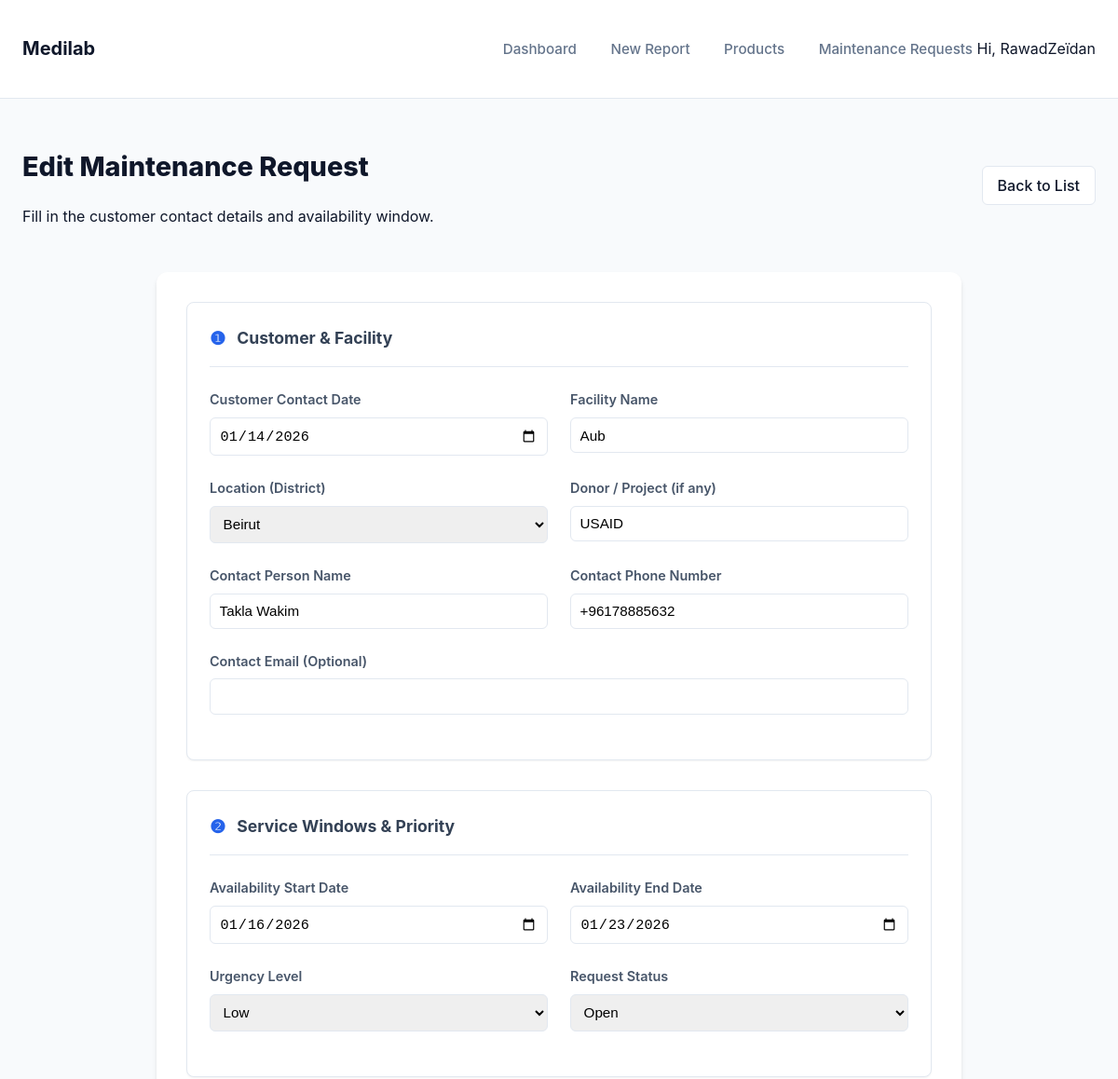
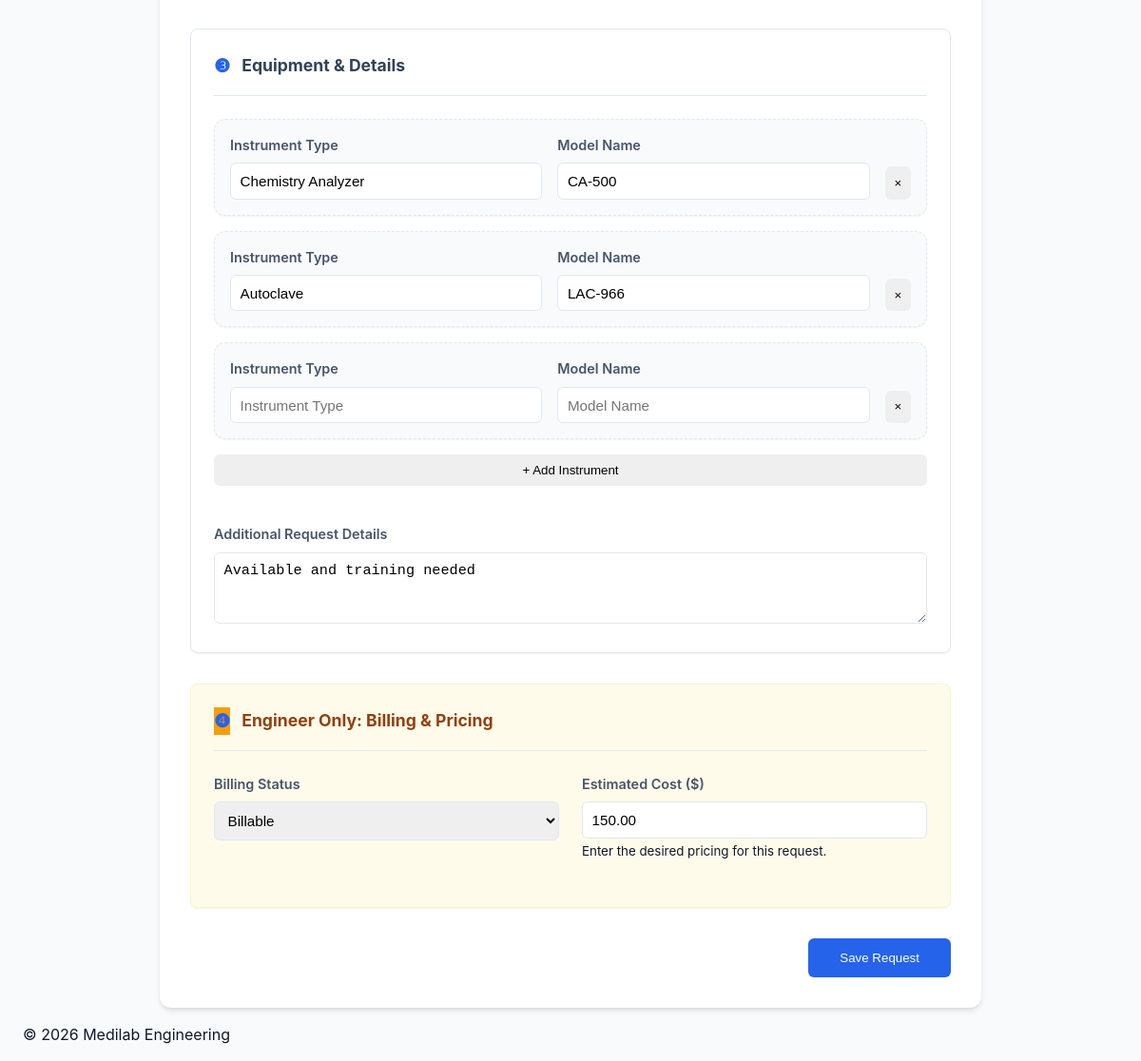
Screenshot of /requests/3/edit/ (signed in) with the database file from the repository (2 pictures, top to bottom).
### core/models.py (models this page shows, shortened)
class MaintenanceRequest(models.Model):
    URGENCY_CHOICES = [
        ('Low', 'Low'),
        ('Medium', 'Medium'),
        ('High', 'High'),
        ('Emergency', 'Emergency'),
    ]
    REQUEST_STATUS_CHOICES = [
        ('Open', 'Open'),
        ('Scheduled', 'Scheduled'),
        ('In Progress', 'In Progress'),
        ('Completed', 'Completed'),
        ('Cancelled', 'Cancelled'),
    ]
    LEBANON_LOCATIONS = [
        ('Beirut', (
            ('Beirut', 'Beirut'),
        )),
        ('Mount Lebanon', (
            ('Baabda', 'Baabda'),
            ('Matn', 'Matn'),
            ('Chouf', 'Chouf'),
            ('Aley', 'Aley'),
            ('Keserwan', 'Keserwan'),
            ('Jbeil', 'Jbeil'),
        )),
        ('North Lebanon', (
            ('Tripoli', 'Tripoli'),
            ('Zgharta', 'Zgharta'),
            ('Bsharri', 'Bsharri'),
            ('Batroun', 'Batroun'),
            ('Koura', 'Koura'),
            ('Minieh-Danniyeh', 'Minieh-Danniyeh'),
        )),
        ('Akkar', (
            ('Akkar', 'Akkar'),
        )),
        ('Beqaa', (
            ('Zahle', 'Zahle'),
            ('Rashaya', 'Rashaya'),
            ('West Beqaa', 'West Beqaa'),
        )),
        ('Baalbek-Hermel', (
            ('Baalbek', 'Baalbek'),
            ('Hermel', 'Hermel'),
        )),
        ('South Lebanon', (
            ('Sidon', 'Sidon'),
            ('Jezzine', 'Jezzine'),
            ('Tyre', 'Tyre'),
        )),
        ('Nabatieh', (
            ('Nabatieh', 'Nabatieh'),
            ('Marjeyoun', 'Marjeyoun'),
            ('Hasbaya', 'Hasbaya'),
            ('Bint Jbeil', 'Bint Jbeil'),
        )),
    ]
    BILLING_STATUS_CHOICES = [
        ('Warranty', 'Under Warranty'),
        ('Billable', 'Billable'),
        ('Contract', 'Under Contract'),
        ('FOC', 'Free of Charge'),
    ]
    customer_contact_date = models.DateField(default=timezone.now)
    availability_start = models.DateField(blank=True, null=True, help_text="Start of window user is available")
    availability_end = models.DateField(blank=True, null=True, help_text="End of window user is available")
    urgency = models.CharField(max_length=20, choices=URGENCY_CHOICES, default='Medium')
    contact_name = models.CharField(max_length=255, blank=True, null=True)
    contact_number = models.CharField(max_length=50, blank=True, null=True)
    contact_email = models.EmailField(max_length=255, blank=True, null=True, help_text="Optional contact email")
    facility_name = models.CharField(max_length=255, blank=True, null=True)
    location = models.CharField(max_length=100, choices=LEBANON_LOCATIONS, blank=True, null=True)
    donor = models.CharField(max_length=255, blank=True, null=True)
    equipment_list = models.TextField(blank=True, null=True, help_text="Legacy list of names for equipment")
    request_details = models.TextField(blank=True, null=True, help_text="Additional relevant details")
    billing_status = models.CharField(max_length=20, choices=BILLING_STATUS_CHOICES, default='Billable')
    estimated_cost = models.DecimalField(max_digits=12, decimal_places=2, null=True, blank=True, help_text="Engineer's estimated pricing")
    status = models.CharField(max_length=20, choices=REQUEST_STATUS_CHOICES, default='Open')
    created_by = models.ForeignKey(User, on_delete=models.SET_NULL, null=True, blank=True)
    created_at = models.DateTimeField(auto_now_add=True)
    updated_at = models.DateTimeField(auto_now=True)

### core/views.py (the view, shortened to what this page needs)
# urls.py: path('requests/<int:pk>/edit/', MaintenanceRequestUpdateView.as_view(), name='request_update'),
class MaintenanceRequestUpdateView(LoginRequiredMixin, UserPassesTestMixin, UpdateView):
    model = MaintenanceRequest
    form_class = MaintenanceRequestForm
    template_name = 'core/request_form.html'
    success_url = reverse_lazy('request_list')
    def test_func(self):
        obj = self.get_object()
        return self.request.user.is_staff or obj.created_by == self.request.user
    def get_form_kwargs(self):
        kwargs = super().get_form_kwargs()
        kwargs['user'] = self.request.user
        return kwargs
    def get_context_data(self, **kwargs):
        data = super().get_context_data(**kwargs)
        if self.request.POST:
            data['equipment_formset'] = MaintenanceRequestEquipmentFormSet(self.request.POST, instance=self.object)
        else:
            data['equipment_formset'] = MaintenanceRequestEquipmentFormSet(instance=self.object)
        return data

### core/forms.py
class MaintenanceRequestForm(forms.ModelForm):
    def __init__(self, *args, **kwargs):
        user = kwargs.pop('user', None)
        super().__init__(*args, **kwargs)
        if user and not user.is_staff:
            restricted_fields = ['status', 'billing_status', 'estimated_cost']
            for field in restricted_fields:
                if field in self.fields:
                    del self.fields[field]
    class Meta:
        model = MaintenanceRequest
        fields = [
            'customer_contact_date', 'availability_start', 'availability_end', 'urgency',
            'contact_name', 'contact_number', 'contact_email', 'facility_name', 'location', 'donor',
            'request_details', 'status', 'billing_status', 'estimated_cost'
        ]
        widgets = {
            'customer_contact_date': forms.DateInput(attrs={'type': 'date'}),
            'availability_start': forms.DateInput(attrs={'type': 'date'}),
            'availability_end': forms.DateInput(attrs={'type': 'date'}),
            'request_details': forms.Textarea(attrs={'rows': 3}),
        }

### templates/core/request_form.html (shortened to what this page needs)
{% extends 'base.html' %}
{% block content %}
<div class="page-header-actions">
    <div>
        <h1 class="page-title">
            {% if form.instance.pk %}Edit Maintenance Request{% else %}Register New Request{% endif %}
        </h1>
        <p class="text-muted">Fill in the customer contact details and availability window.</p>
    </div>
    <a href="{% url 'request_list' %}" class="btn btn-secondary">Back to List</a>
</div>
<div class="form-container">
    <form method="post" novalidate>
        <div class="form-section">
            <div class="section-header">
                <span class="section-icon">❶</span>
                <span>Customer & Facility</span>
            </div>
            <div class="form-row">
                <div class="form-group">
                    <label class="form-label">Customer Contact Date</label>
                    {{ form.customer_contact_date }}
                </div>
                <div class="form-group">
                    <label class="form-label">Facility Name</label>
                    {{ form.facility_name }}
                </div>
            </div>
            <div class="form-row">
                <div class="form-group">
                    <label class="form-label">Location (District)</label>
                    {{ form.location }}
                </div>
                <div class="form-group">
                    <label class="form-label">Donor / Project (if any)</label>
                    {{ form.donor }}
                </div>
            </div>
            <div class="form-row">
                <div class="form-group">
                    <label class="form-label">Contact Person Name</label>
                    {{ form.contact_name }}
                </div>
                <div class="form-group">
                    <label class="form-label">Contact Phone Number</label>
                    {{ form.contact_number }}
                </div>
            </div>
            <div class="form-row">
                <div class="form-group" style="grid-column: span 2;">
                    <label class="form-label">Contact Email (Optional)</label>
                    {{ form.contact_email }}
                </div>
            </div>
        </div>
        <div class="form-section">
            <div class="section-header">
                <span class="section-icon">❷</span>
                <span>Service Windows & Priority</span>
            </div>
            <div class="form-row">
                <div class="form-group">
                    <label class="form-label">Availability Start Date</label>
                    {{ form.availability_start }}
                </div>
                <div class="form-group">
                    <label class="form-label">Availability End Date</label>
                    {{ form.availability_end }}
                </div>
            </div>
            <div class="form-row">
                <div class="form-group" {% if not user.is_staff %}style="grid-column: span 2;"{% endif %}>
                    <label class="form-label">Urgency Level</label>
                    {{ form.urgency }}
                </div>
                {% if user.is_staff %}
                <div class="form-group">
                    <label class="form-label">Request Status</label>
                    {{ form.status }}
                </div>
                {% endif %}
            </div>
        </div>
        <div class="form-section">
            <div class="section-header">
                <span class="section-icon">❸</span>
                <span>Equipment & Details</span>
            </div>
            <div id="equipment-list-container">
                {% for eq_form in equipment_formset %}
                <div class="equipment-request-card card" style="background: #f8fafc; margin-bottom: 1rem; padding: 1rem; border-style: dashed;" data-index="{{ forloop.counter0 }}">
                    <div style="display: grid; grid-template-columns: 1fr 1fr auto; gap: 1rem; align-items: end;">
                        <div class="form-group">
                            <label class="form-label">Instrument Type</label>
                            {{ eq_form.equipment_type }}
                        </div>
                        <div class="form-group">
                            <label class="form-label">Model Name</label>
                            {{ eq_form.model_name }}
                        </div>
                        <div class="form-group">
                            {% if equipment_formset.can_delete %}
                                <button type="button" class="btn btn-outline-danger remove-eq-btn" style="padding: 0.55rem;">&times;</button>
                            {% endif %}
                        </div>
                    </div>
                </div>
                {% endfor %}
            </div>
            <button type="button" id="add-instrument-btn" class="btn btn-outline-primary" style="width: 100%; border-style: dashed; margin-bottom: 1.5rem;">
                + Add Instrument
            </button>
            <div class="form-group" style="margin-top: 1rem;">
                <label class="form-label">Additional Request Details</label>
                {{ form.request_details }}
            </div>
        </div>
        {% if user.is_staff %}
        <div class="form-section" style="background: #fffbeb; border: 1px solid #fef3c7;">
            <div class="section-header">
                <span class="section-icon" style="background: #f59e0b;">❹</span>
                <span style="color: #92400e;">Engineer Only: Billing & Pricing</span>
            </div>
            <div class="form-row">
                <div class="form-group">
                    <label class="form-label">Billing Status</label>
                    {{ form.billing_status }}
                </div>
                <div class="form-group">
                    <label class="form-label">Estimated Cost ($)</label>
                    {{ form.estimated_cost }}
                    <small class="text-muted">Enter the desired pricing for this request.</small>
                </div>
            </div>
        </div>
        {% endif %}
        <div class="form-actions" style="margin-top: 2rem; display: flex; gap: 1rem; justify-content: flex-end;">
            <button type="submit" class="btn btn-primary" style="padding: 0.75rem 2rem;">Save Request</button>
        </div>
    </form>
</div>
{% endblock %}

### templates/base.html (shortened to what this page needs)
{% load static %}
<!DOCTYPE html>
<html lang="en">
<head>
    <link rel="stylesheet" href="{% static 'css/styles.css' %}">
</head>
<body>
    <header class="app-header">
        <div class="container">
            <h1 class="logo"><a href="{% url 'dashboard' %}">Medilab</a></h1>
            <nav class="main-nav">
                <a href="{% url 'dashboard' %}" class="nav-link">Dashboard</a>
                <a href="{% url 'report_create' %}" class="nav-link">New Report</a>
                <a href="{% url 'product_list' %}" class="nav-link">Products</a>
                <a href="{% url 'request_list' %}" class="nav-link">Maintenance Requests</a>
                {% if user.is_authenticated %}
                    <span class="user-greeting">Hi, {{ user.username }}</span>
                {% endif %}
            </nav>
        </div>
    </header>
    <main class="container">
        {% block content %}
        {% endblock %}
    </main>
    <footer class="app-footer">
        <div class="container">
            <p>&copy; 2026 Medilab Engineering</p>
        </div>
    </footer>
</body>
</html>

### static/css/styles.css (style rules this page uses)
:root { --primary-color: #2563eb; --primary-dark: #1d4ed8; --primary-soft: #eff6ff; --secondary-color: #475569; --text-color: #0f172a; --text-muted: #64748b; --card-bg: #ffffff; --border-color: #e2e8f0; --success-color: #10b981; --success-soft: #ecfdf5; --warning-color: #f59e0b; --warning-soft: #fffbeb; --danger-color: #ef4444; --danger-soft: #fef2f2; --info-color: #06b6d4; --info-soft: #ecfeff; --background-color: #f8fafc; --font-family: 'Inter', system-ui, -apple-system, sans-serif; --shadow-sm: 0 1px 2px 0 rgb(0 0 0 / 0.05); --shadow-md: 0 4px 6px -1px rgb(0 0 0 / 0.1), 0 2px 4px -2px rgb(0 0 0 / 0.1); }
body { font-family: var(--font-family); background-color: var(--background-color); color: var(--text-color); margin: 0; line-height: 1.5; }
.container { max-width: 1200px; margin: 0 auto; padding: 0 1.5rem; }
.app-header { background-color: var(--card-bg); border-bottom: 1px solid var(--border-color); padding: 1rem 0; margin-bottom: 2rem; }
.app-header .container { display: flex; justify-content: space-between; align-items: center; }
.logo a { text-decoration: none; color: var(--text-color); font-size: 1.25rem; font-weight: 700; display: flex; align-items: center; gap: 0.5rem; }
.main-nav .nav-link { margin-left: 2rem; text-decoration: none; color: var(--text-muted); font-weight: 500; font-size: 0.95rem; transition: color 0.15s; }
.card { background: var(--card-bg); border: 1px solid var(--border-color); border-radius: 12px; padding: 1.5rem; box-shadow: var(--shadow-sm); }
.btn { display: inline-flex; align-items: center; justify-content: center; padding: 0.5rem 1rem; border-radius: 6px; font-weight: 500; text-decoration: none; cursor: pointer; border: 1px solid transparent; transition: all 0.2s; }
.btn-primary { background: var(--primary-color); color: white; }
.btn-secondary { background: white; border-color: var(--border-color); color: var(--text-color); }
.form-container { max-width: 800px; margin: 0 auto; background: white; padding: 2rem; border-radius: 12px; box-shadow: var(--shadow-md); }
.form-group input, .form-group select, .form-group textarea { border: 1px solid var(--border-color); border-radius: 6px; padding: 0.6rem; font-size: 0.95rem; }
.form-section { background: #fff; border: 1px solid var(--border-color); border-radius: 8px; padding: 1.5rem; margin-bottom: 2rem; box-shadow: var(--shadow-sm); }
.section-header { display: flex; align-items: center; gap: 0.75rem; margin-bottom: 1.5rem; padding-bottom: 1rem; border-bottom: 1px solid var(--border-color); color: #334155; font-weight: 700; font-size: 1.1rem; }
.section-icon { color: var(--primary-color); font-size: 1.2rem; }
.form-row { display: grid; grid-template-columns: 1fr 1fr; gap: 1.5rem; margin-bottom: 1.5rem; }
.form-label { display: block; margin-bottom: 0.5rem; font-weight: 600; font-size: 0.9rem; color: #475569; }
.form-control { width: 100%; padding: 0.75rem; border: 1px solid #cbd5e1; border-radius: 6px; font-size: 0.95rem; transition: all 0.2s; box-sizing: border-box; }
.page-header-actions { display: flex; justify-content: space-between; align-items: center; margin-bottom: 2rem; }
.page-title { font-size: 1.8rem; font-weight: 800; color: #0f172a; }

### rows the page displays
MaintenanceRequest: customer_contact_date "01/14/2026", facility_name "Aub", location "Beirut", donor "USAID", contact_name "Takla Wakim", contact_number "+96178885632", availability_start "01/16/2026", availability_end "01/23/2026", urgency "Low", status "Open", request_details "Available and training needed", billing_status "Billable", estimated_cost "150.00"

### other values shown
{{ user.username }} "RawadZeïdan"
